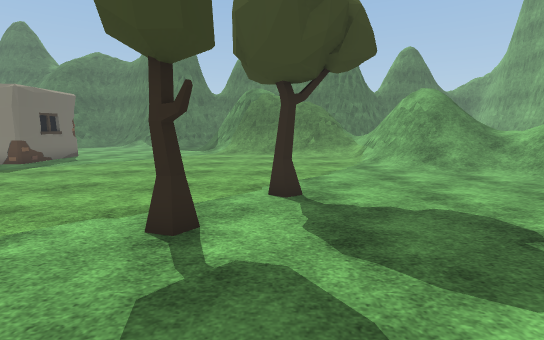
view 1 (above)

20 first-person views from a walk through a 3-D level made in the Unity game engine. The camera is 1.5 m above the floor, tilts 8° down and sees 85° across. The floor is counted in squares, 1 m on a side. Each view is taken from the middle of a square. On the plan, view 1 faces up. The plan holds only what a view shows up to about 15 squares ahead; the rest is blank. The place goes on beyond the plan. The player is left out. Some surface patterns are stand-ins.

view 2
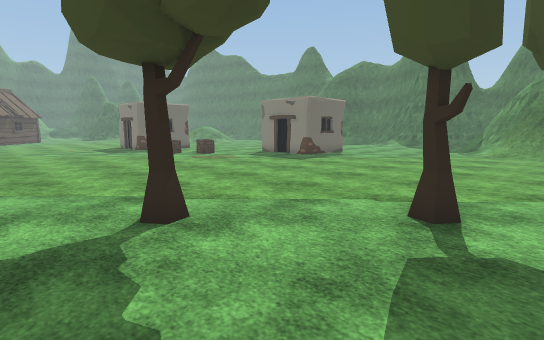

view 3
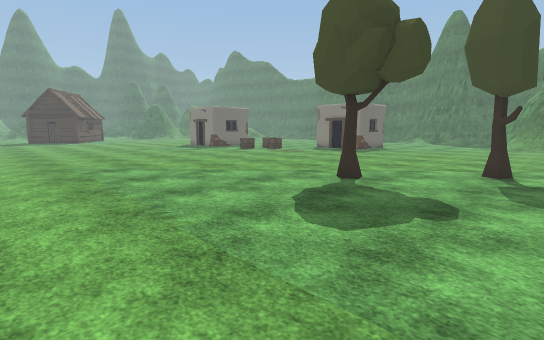

view 4
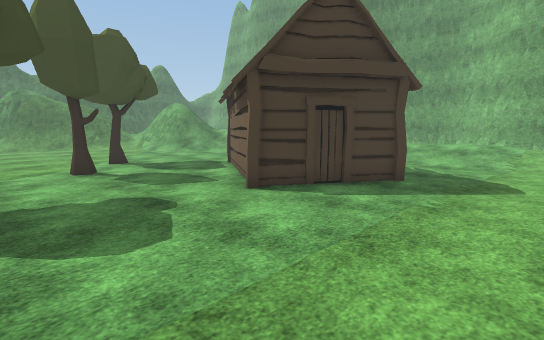

view 5
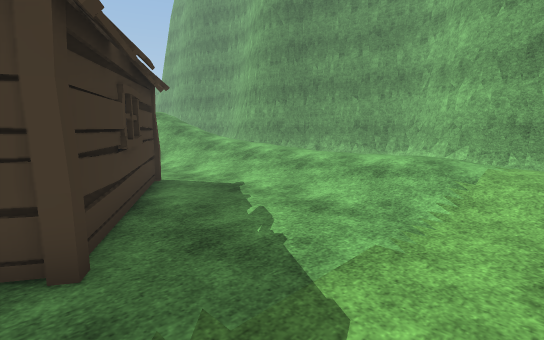

view 6
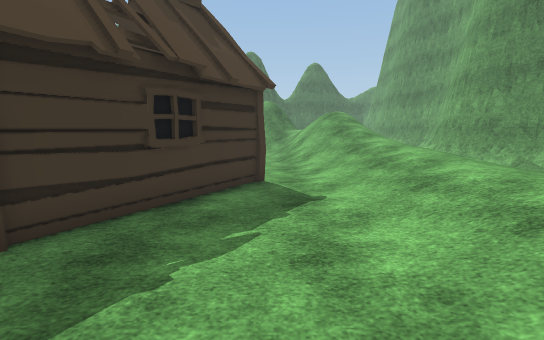

view 7
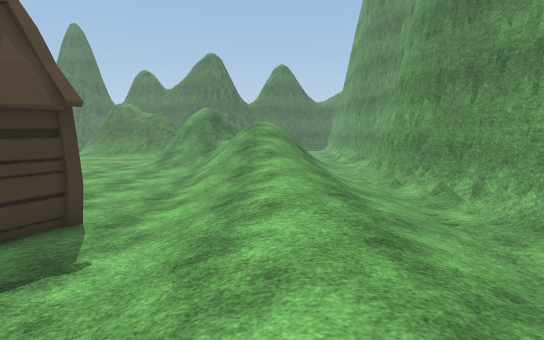

view 8
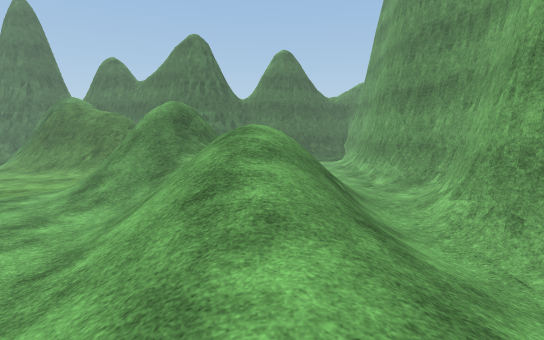

view 9
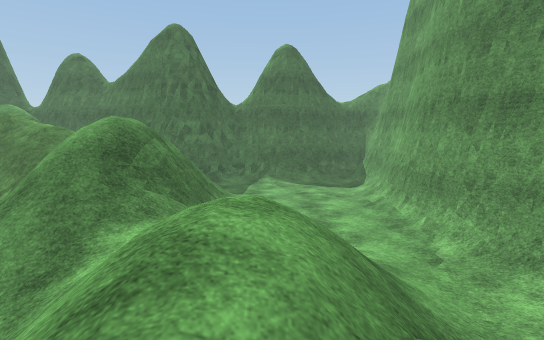

view 10
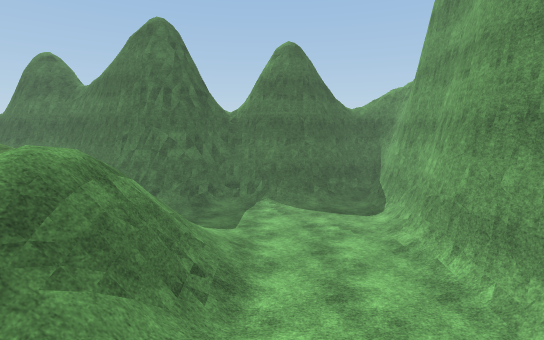

view 11
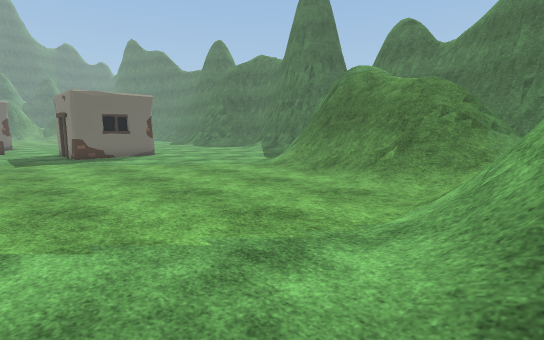

view 12
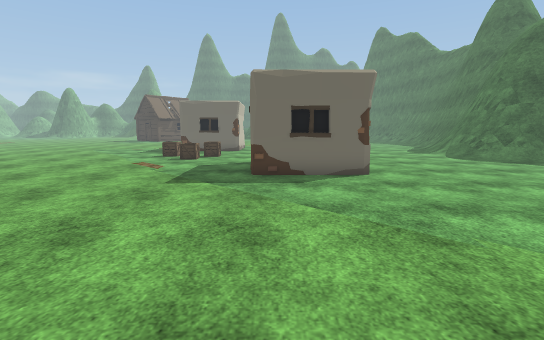

view 13
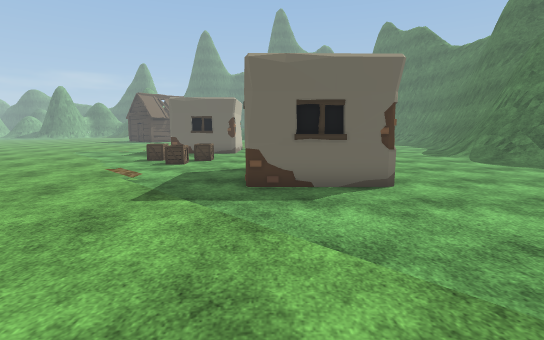

view 14
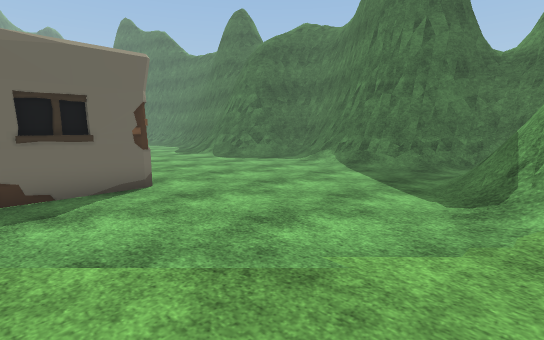

view 15
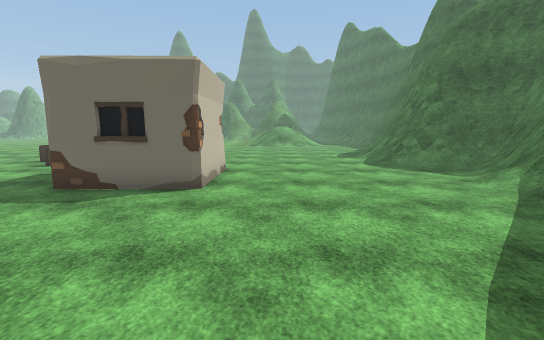

view 16
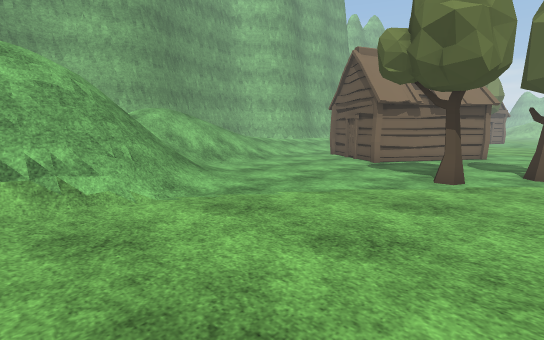

view 17
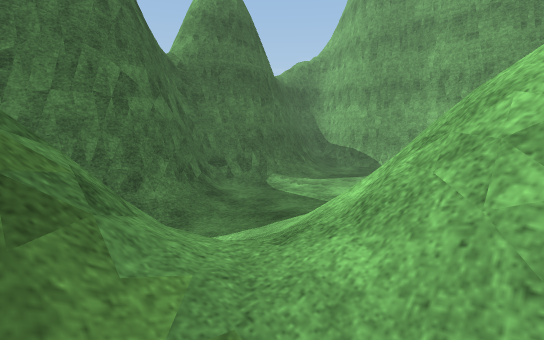

view 18
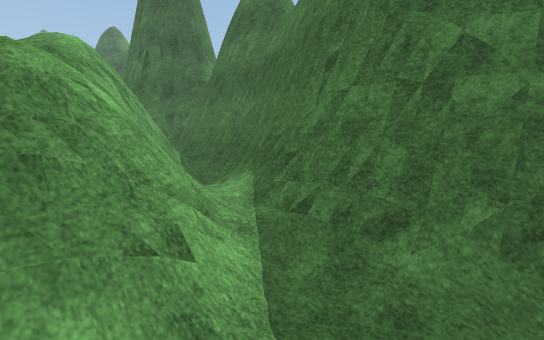

view 19
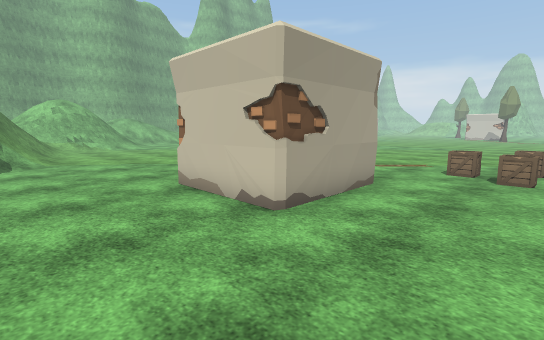

view 20
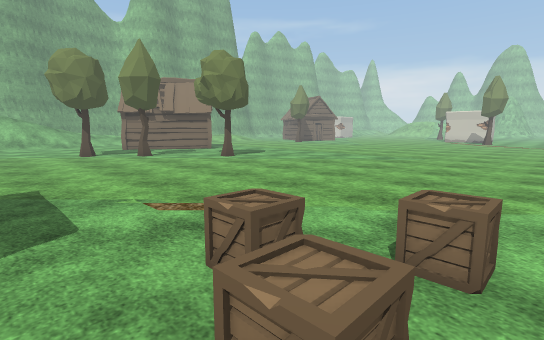

### Floor plan
Key: @ floor where view 1 was taken; # wall or solid block; . main floor; : floor 0.5 m higher than the main floor; + floor 0.75 m higher than the main floor; * floor 1 m higher than the main floor; % floor 3 m higher than the main floor; & floor 3.25 m higher than the main floor; / step, stairs or slope; = window, fence, low wall or low ledge; v drop or lower ground; T tree; H hut; C crate; O other object.
Columns run from 18 left of view 1 to 19 right of it. Each row starts with its distance up from view 1.
 25 ###=//=#####//    /=#   ####/===///=#
 24 ##=/.../////./    #=# ####=/.......=#
 23 ///........../    ##= /////........=#
 22 ............./#    ####=/..........O#
 21 ............./###  #&##=////.......##
 20 ..............=#####&%#=/// //..../##
 19  ............./O=####==///  //..../##
 18 ...............///===/////////..../##
 17 ...................///////////.....##
 16 ....O###............../=# /v#/.....=#
 15 ....## #............../=#//v#/...../#
 14 ....#  #............../=#//=//  /../##
 13 ....#  #...............//////   //..##
 12 ....OOO#...............//////   //./##
 11 .......................///////////./#
 10 .C.......................//////////##
  9 ..CC....................../////////#
  8 .C........................///////./#
  7 .C................T........////////#
  6 ...........................////////##
  5 ................T..........///////.##
  4 ................TT....H.....//////./#
  3 ......................HH....//*+//./#
  2 .....................H  HH..//++//..##
  1 .............T......HH   HH.//++//..##
  0 ..................@.H   HH..//++//..=#
 -1  ..................H    H..../++//..=#
 -2  ...................HH HH...//:+// /##
 -3  ....................HHH....//++/  ##
 -4 .......................H....//++  ##
 -5 ............................//:+  ##
 -6 ............................//::  #
 -7  ...   ....................../::

Where each view was taken, in squares from view 1:
view 1: 0 up, 0 right, facing up
view 2: 1 down, 0 right, facing up-left
view 3: 7 down, 0 right, facing up-left
view 4: 7 down, 4 left, facing up-right
view 5: 7 down, 4 right, facing up-right
view 6: 7 down, 8 right, facing up
view 7: 5 down, 12 right, facing up
view 8: 2 up, 12 right, facing up
view 9: 7 up, 12 right, facing up
view 10: 10 up, 12 right, facing up
view 11: 9 up, 6 right, facing up-left
view 12: 13 up, 1 left, facing left
view 13: 13 up, 3 left, facing left
view 14: 13 up, 3 left, facing up-left
view 15: 18 up, 3 left, facing left
view 16: 16 up, 2 left, facing down-right
view 17: 17 up, 4 right, facing up-right
view 18: 20 up, 8 right, facing up-left
view 19: 20 up, 18 left, facing down-right
view 20: 11 up, 18 left, facing down-right
